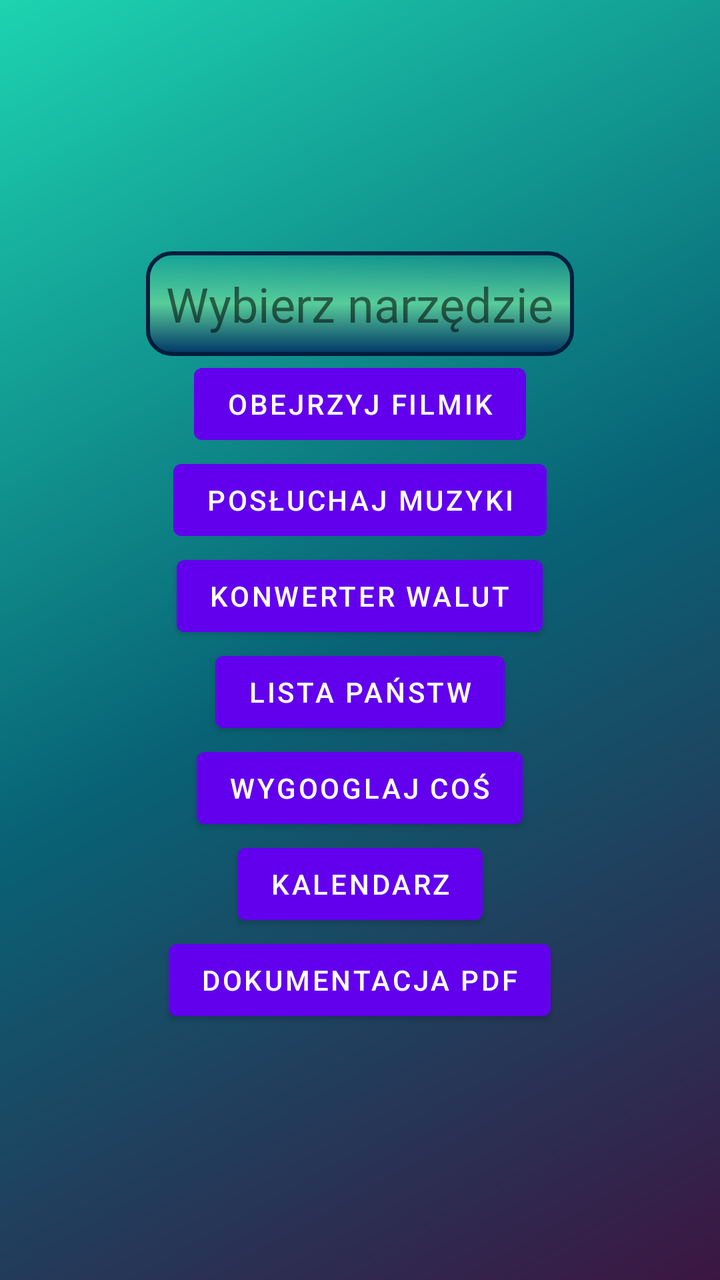
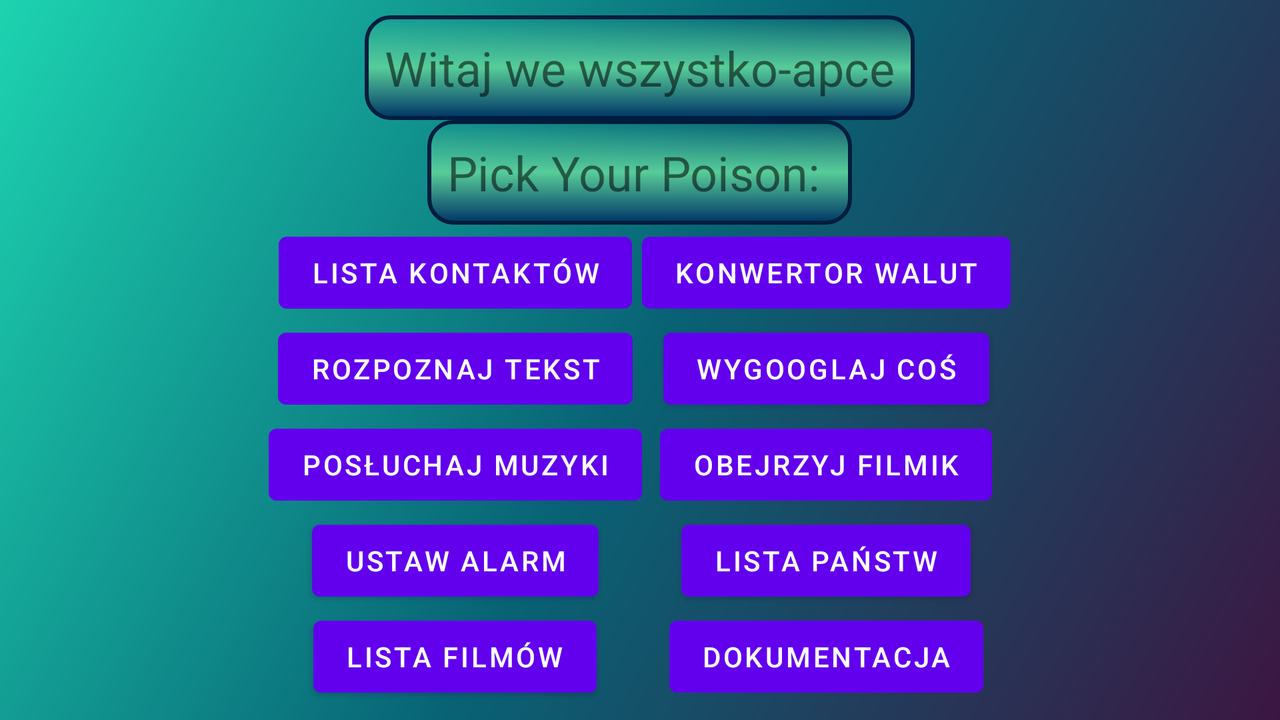

Compare how this app lays out the same screen by default and in its alternative resource folder. The renders come first, then the two layout files and the values they reference.
<!-- AndroidManifest.xml: application theme Theme.Systemy_Mobilne_Projekt -->
<!-- res/layout/activity_main.xml -->
<?xml version="1.0" encoding="utf-8"?>
<LinearLayout xmlns:android="http://schemas.android.com/apk/res/android"
    xmlns:app="http://schemas.android.com/apk/res-auto"
    xmlns:tools="http://schemas.android.com/tools"
    android:layout_width="match_parent"
    android:layout_height="match_parent"
    android:background="@drawable/my_gradient_background"
    android:gravity="center"
    android:orientation="vertical"
    tools:context=".MainActivity">

    <TextView
        android:id="@+id/txt"
        android:layout_width="wrap_content"
        android:layout_height="wrap_content"
        android:background="@drawable/frame_textview_shape"
        android:fontFamily="@font/gilroy"
        android:text="Wybierz narzędzie"
        android:textSize="24sp" />


    <Button
        android:id="@+id/btnWatchVideo"
        android:layout_width="wrap_content"
        android:layout_height="wrap_content"
        android:text="Obejrzyj Filmik" />

    <Button
        android:id="@+id/btnMusic"
        android:layout_width="wrap_content"
        android:layout_height="wrap_content"
        android:text="Posłuchaj Muzyki" />

    <Button
        android:id="@+id/btnConverter"
        android:layout_width="wrap_content"
        android:layout_height="wrap_content"
        android:text="Konwerter Walut" />

    <Button
        android:id="@+id/btnCountries"
        android:layout_width="wrap_content"
        android:layout_height="wrap_content"
        android:text="Lista państw" />

    <Button
        android:id="@+id/btnGoogle"
        android:layout_width="wrap_content"
        android:layout_height="wrap_content"
        android:text="Wygooglaj coś" />

    <Button
        android:id="@+id/btnAlarm"
        android:layout_width="wrap_content"
        android:layout_height="wrap_content"
        android:text="Kalendarz" />

    <Button
        android:id="@+id/btnDocs"
        android:layout_width="wrap_content"
        android:layout_height="wrap_content"
        android:text="Dokumentacja PDF" />


</LinearLayout>
<!-- resources referenced by this layout -->
<resources>
  <!-- drawable frame_textview_shape (drawable) -->
  <?xml version="1.0" encoding="utf-8"?>
  <shape xmlns:android="http://schemas.android.com/apk/res/android">
  
  
      <gradient
          android:centerColor="#57cc99"
          android:endColor="#003566"
          android:angle="235"
          />
  
      <corners
          android:radius="12dp"/>
  
      <stroke
          android:width="2dp"
          android:color="#001d3d"/>
  <padding
      android:top="10dp"
      android:bottom="10dp"
      android:right="10dp"
      android:left="10dp"
      />
  </shape>
  <!-- drawable my_gradient_background (drawable) -->
  <?xml version="1.0" encoding="utf-8"?>
  <shape xmlns:android="http://schemas.android.com/apk/res/android">
  
  
      <gradient
          android:type="linear"
          android:angle="135"
          android:startColor="#3c1642"
          android:centerColor="#086375"
          android:endColor="#1dd3b0"
          />
  </shape>
  <style name="Theme.Systemy_Mobilne_Projekt" parent="Theme.MaterialComponents.DayNight.DarkActionBar">
          
          <item name="colorPrimary">@color/purple_500</item>
          <item name="colorPrimaryVariant">@color/purple_700</item>
          <item name="colorOnPrimary">@color/white</item>
          
          <item name="colorSecondary">@color/teal_200</item>
          <item name="colorSecondaryVariant">@color/teal_700</item>
          <item name="colorOnSecondary">@color/black</item>
          
          <item name="android:statusBarColor">?attr/colorPrimaryVariant</item>
          
      </style>
  <color name="purple_500">#FF6200EE</color>
  <color name="purple_700">#FF3700B3</color>
  <color name="white">#FFFFFFFF</color>
  <color name="teal_200">#FF03DAC5</color>
  <color name="teal_700">#FF018786</color>
  <color name="black">#FF000000</color>
</resources>
<!-- res/layout-land/activity_main.xml (the repository's variant of the layout above) -->
<!-- drawn on the phone turned sideways -->
<?xml version="1.0" encoding="utf-8"?>
<LinearLayout xmlns:android="http://schemas.android.com/apk/res/android"
    xmlns:app="http://schemas.android.com/apk/res-auto"
    xmlns:tools="http://schemas.android.com/tools"
    android:layout_width="match_parent"
    android:layout_height="match_parent"
    android:background="@drawable/my_gradient_background"
    android:gravity="center"
    android:orientation="vertical"
    tools:context=".MainActivity">



    <TextView
        android:id="@+id/txt"
        android:layout_width="wrap_content"
        android:layout_height="wrap_content"
        android:background="@drawable/frame_textview_shape"
        android:fontFamily="@font/gilroy"
        android:text="Witaj we wszystko-apce"
        android:textSize="24sp" />

    <TextView
        android:id="@+id/txt2"
        android:layout_width="wrap_content"
        android:layout_height="wrap_content"
        android:background="@drawable/frame_textview_shape"
        android:fontFamily="@font/gilroy"
        android:text="Pick Your Poison: "
        android:textSize="24sp" />

    <LinearLayout
        android:layout_width="wrap_content"
        android:layout_height="wrap_content"
        android:gravity="center"
        android:orientation="horizontal">

    <LinearLayout
        android:layout_width="match_parent"
        android:layout_height="match_parent"
        android:gravity="center"
        android:orientation="vertical">

        <Button
            android:id="@+id/btnContacts"
            android:layout_width="wrap_content"
            android:layout_height="wrap_content"
            android:text="Lista Kontaktów" />

        <Button
            android:id="@+id/btnText2Speech"
            android:layout_width="wrap_content"
            android:layout_height="wrap_content"
            android:text="Rozpoznaj Tekst" />

        <Button
            android:id="@+id/btnMusic"
            android:layout_width="wrap_content"
            android:layout_height="wrap_content"
            android:text="Posłuchaj Muzyki" />

        <Button
            android:id="@+id/btnAlarm"
            android:layout_width="wrap_content"
            android:layout_height="wrap_content"
            android:text="Ustaw Alarm" />
        <Button
            android:id="@+id/btnMovies"
            android:layout_width="wrap_content"
            android:layout_height="wrap_content"
            android:text="Lista Filmów" />
    </LinearLayout>

    <LinearLayout
        android:layout_width="match_parent"
        android:layout_height="match_parent"
        android:gravity="center"
        android:orientation="vertical">


        <Button
            android:id="@+id/btnConverter"
            android:layout_width="wrap_content"
            android:layout_height="wrap_content"
            android:text="Konwertor Walut" />


        <Button
            android:id="@+id/btnGoogle"
            android:layout_width="wrap_content"
            android:layout_height="wrap_content"
            android:text="Wygooglaj coś" />

        <Button
            android:id="@+id/btnWatchVideo"
            android:layout_width="wrap_content"
            android:layout_height="wrap_content"
            android:text="Obejrzyj filmik" />


        <Button
            android:id="@+id/btnCountries"
            android:layout_width="wrap_content"
            android:layout_height="wrap_content"
            android:text="Lista państw" />
        <Button
            android:id="@+id/btnDocs"
            android:layout_width="wrap_content"
            android:layout_height="wrap_content"
            android:text="Dokumentacja" />


    </LinearLayout>

    </LinearLayout>




</LinearLayout>
